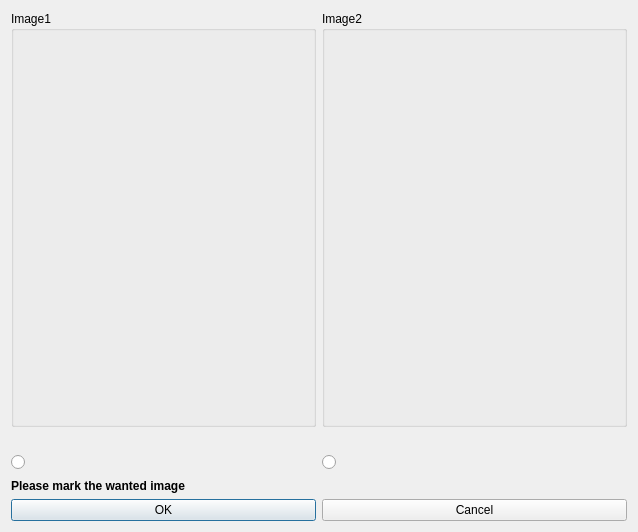
<?xml version="1.0" encoding="UTF-8"?>
<ui version="4.0">
 <class>Dialog</class>
 <widget class="QDialog" name="Dialog">
  <property name="geometry">
   <rect>
    <x>0</x>
    <y>0</y>
    <width>638</width>
    <height>532</height>
   </rect>
  </property>
  <property name="windowTitle">
   <string>Select image</string>
  </property>
  <property name="windowIcon">
   <iconset>
    <normaloff>pypordb/8027068_splash.png</normaloff>pypordb/8027068_splash.png</iconset>
  </property>
  <layout class="QGridLayout" name="gridLayout">
   <item row="0" column="0">
    <layout class="QVBoxLayout" name="verticalLayout_6">
     <item>
      <layout class="QVBoxLayout" name="verticalLayout_5">
       <item>
        <layout class="QHBoxLayout" name="horizontalLayout_4">
         <item>
          <layout class="QVBoxLayout" name="verticalLayout_3">
           <item>
            <layout class="QVBoxLayout" name="verticalLayout">
             <item>
              <widget class="QGroupBox" name="groupBox">
               <property name="enabled">
                <bool>true</bool>
               </property>
               <property name="sizePolicy">
                <sizepolicy hsizetype="Expanding" vsizetype="MinimumExpanding">
                 <horstretch>0</horstretch>
                 <verstretch>0</verstretch>
                </sizepolicy>
               </property>
               <property name="minimumSize">
                <size>
                 <width>300</width>
                 <height>400</height>
                </size>
               </property>
               <property name="title">
                <string>Image1</string>
               </property>
               <layout class="QGridLayout" name="gridLayout_2">
                <item row="0" column="0">
                 <widget class="QLabel" name="labelBild1">
                  <property name="sizePolicy">
                   <sizepolicy hsizetype="MinimumExpanding" vsizetype="MinimumExpanding">
                    <horstretch>0</horstretch>
                    <verstretch>0</verstretch>
                   </sizepolicy>
                  </property>
                  <property name="text">
                   <string/>
                  </property>
                 </widget>
                </item>
               </layout>
              </widget>
             </item>
             <item>
              <widget class="QLabel" name="labelBilddatei1">
               <property name="text">
                <string/>
               </property>
              </widget>
             </item>
            </layout>
           </item>
           <item>
            <layout class="QHBoxLayout" name="horizontalLayout_2">
             <item>
              <widget class="QRadioButton" name="radioButtonBild1">
               <property name="text">
                <string/>
               </property>
              </widget>
             </item>
             <item>
              <spacer name="horizontalSpacer">
               <property name="orientation">
                <enum>Qt::Horizontal</enum>
               </property>
               <property name="sizeHint" stdset="0">
                <size>
                 <width>40</width>
                 <height>20</height>
                </size>
               </property>
              </spacer>
             </item>
            </layout>
           </item>
          </layout>
         </item>
         <item>
          <layout class="QVBoxLayout" name="verticalLayout_4">
           <item>
            <layout class="QVBoxLayout" name="verticalLayout_2">
             <item>
              <widget class="QGroupBox" name="groupBox_2">
               <property name="sizePolicy">
                <sizepolicy hsizetype="Expanding" vsizetype="MinimumExpanding">
                 <horstretch>0</horstretch>
                 <verstretch>0</verstretch>
                </sizepolicy>
               </property>
               <property name="minimumSize">
                <size>
                 <width>300</width>
                 <height>400</height>
                </size>
               </property>
               <property name="title">
                <string>Image2</string>
               </property>
               <layout class="QGridLayout" name="gridLayout_3">
                <item row="0" column="0">
                 <widget class="QLabel" name="labelBild2">
                  <property name="sizePolicy">
                   <sizepolicy hsizetype="MinimumExpanding" vsizetype="MinimumExpanding">
                    <horstretch>0</horstretch>
                    <verstretch>0</verstretch>
                   </sizepolicy>
                  </property>
                  <property name="text">
                   <string/>
                  </property>
                 </widget>
                </item>
               </layout>
              </widget>
             </item>
             <item>
              <widget class="QLabel" name="labelBilddatei2">
               <property name="text">
                <string/>
               </property>
              </widget>
             </item>
            </layout>
           </item>
           <item>
            <layout class="QHBoxLayout" name="horizontalLayout_3">
             <item>
              <widget class="QRadioButton" name="radioButtonBild2">
               <property name="text">
                <string/>
               </property>
              </widget>
             </item>
             <item>
              <spacer name="horizontalSpacer_2">
               <property name="orientation">
                <enum>Qt::Horizontal</enum>
               </property>
               <property name="sizeHint" stdset="0">
                <size>
                 <width>40</width>
                 <height>20</height>
                </size>
               </property>
              </spacer>
             </item>
            </layout>
           </item>
          </layout>
         </item>
        </layout>
       </item>
       <item>
        <widget class="QLabel" name="label">
         <property name="text">
          <string>&lt;html&gt;&lt;head&gt;&lt;meta name=&quot;qrichtext&quot; content=&quot;1&quot; /&gt;&lt;style type=&quot;text/css&quot;&gt;
p, li { white-space: pre-wrap; }
&lt;/style&gt;&lt;/head&gt;&lt;body style=&quot; font-family:'Sans Serif'; font-size:9pt; font-weight:400; font-style:normal;&quot;&gt;
&lt;p style=&quot; margin-top:0px; margin-bottom:0px; margin-left:0px; margin-right:0px; -qt-block-indent:0; text-indent:0px;&quot;&gt;&lt;span style=&quot; font-weight:600;&quot;&gt;Please mark the wanted image&lt;/span&gt;&lt;/p&gt;&lt;/body&gt;&lt;/html&gt;</string>
         </property>
        </widget>
       </item>
      </layout>
     </item>
     <item>
      <layout class="QHBoxLayout" name="horizontalLayout">
       <item>
        <widget class="QPushButton" name="pushButtonOk">
         <property name="text">
          <string>OK</string>
         </property>
         <property name="autoDefault">
          <bool>false</bool>
         </property>
         <property name="default">
          <bool>true</bool>
         </property>
        </widget>
       </item>
       <item>
        <widget class="QPushButton" name="pushButtonCancel">
         <property name="text">
          <string>Cancel</string>
         </property>
        </widget>
       </item>
      </layout>
     </item>
    </layout>
   </item>
  </layout>
 </widget>
 <resources/>
 <connections/>
</ui>
